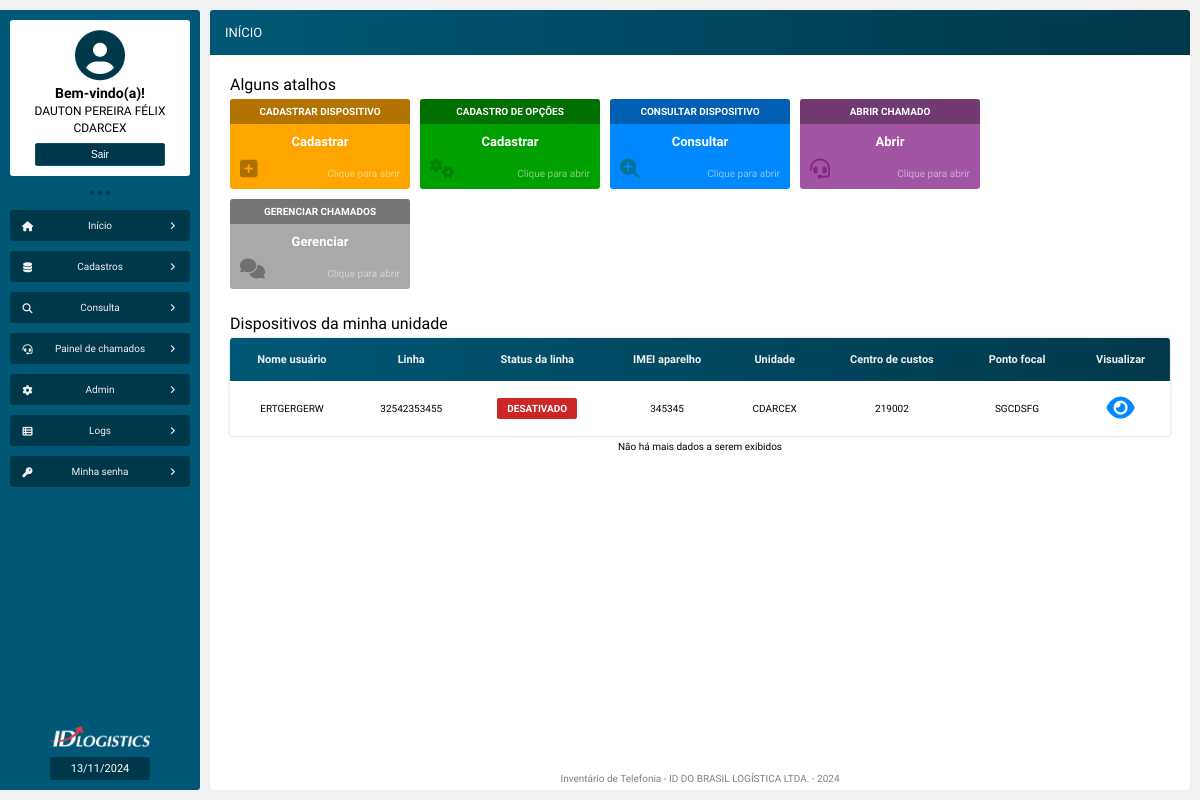
Before: /inicio.php (signed in) with the older database file.
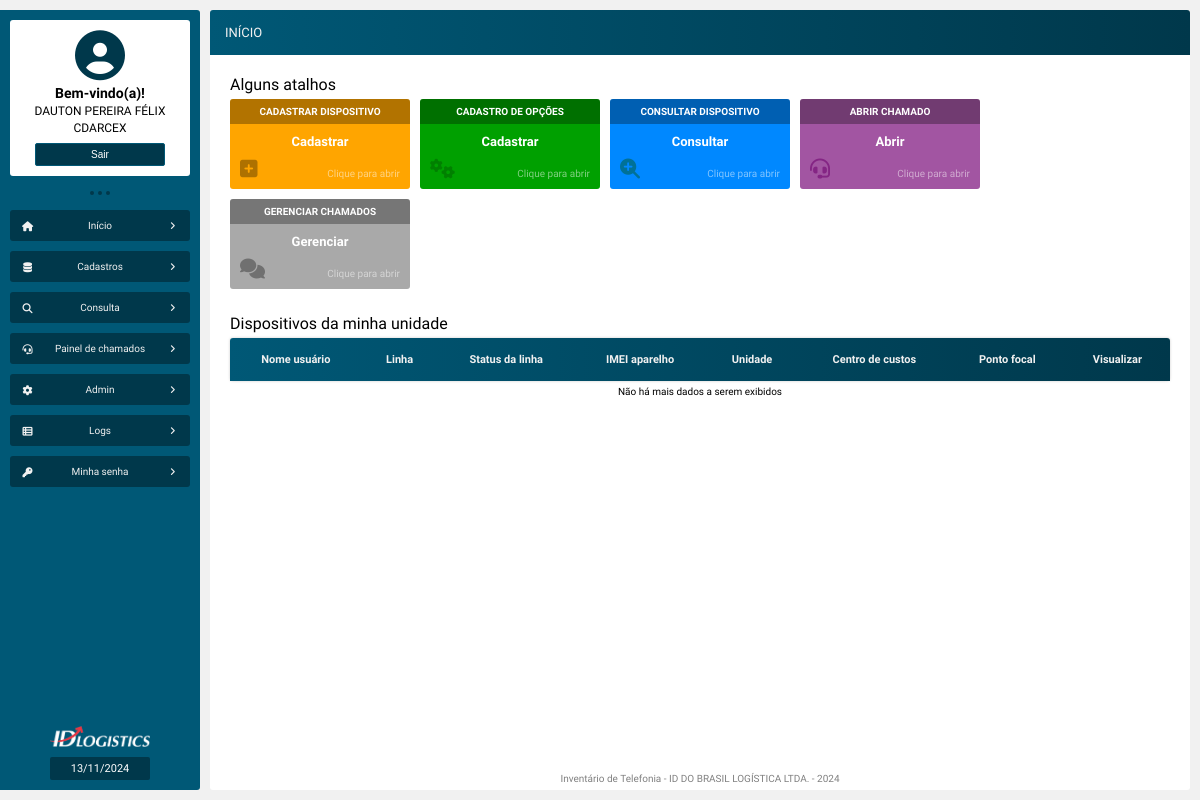
After: the same page with the newer database file.
### tables this page shows
CREATE TABLE `tb_dispositivos` (
  `id` int NOT NULL AUTO_INCREMENT,
  `possui_linha` varchar(45) DEFAULT NULL,
  `linha` varchar(100) DEFAULT NULL,
  `operadora` varchar(100) DEFAULT NULL,
  `servico` varchar(100) DEFAULT NULL,
  `perfil` varchar(100) DEFAULT NULL,
  `status` varchar(100) DEFAULT NULL,
  `data_ativacao` varchar(100) DEFAULT NULL,
  `sim_card` varchar(100) DEFAULT NULL,
  `possui_aparelho` varchar(45) DEFAULT NULL,
  `tipo_aparelho` varchar(45) DEFAULT NULL,
  `marca_aparelho` varchar(100) DEFAULT NULL,
  `modelo_aparelho` varchar(100) DEFAULT NULL,
  `imei_aparelho` varchar(100) DEFAULT NULL,
  `gestao_mdm` varchar(100) DEFAULT NULL,
  `unidade` varchar(100) DEFAULT NULL,
  `centro_custo` varchar(100) DEFAULT NULL,
  `uf` varchar(10) DEFAULT NULL,
  `canal` varchar(100) DEFAULT NULL,
  `ponto_focal` varchar(100) DEFAULT NULL,
  `gestor` varchar(100) DEFAULT NULL,
  `possui_usuario` varchar(45) DEFAULT NULL,
  `nome` varchar(100) DEFAULT NULL,
  `matricula` varchar(100) DEFAULT NULL,
  `email` varchar(100) DEFAULT NULL,
  `funcao` varchar(100) DEFAULT NULL,
  PRIMARY KEY (`id`),
  FULLTEXT KEY `linha` (`linha`,`operadora`,`servico`,`perfil`,`status`,`sim_card`,`marca_aparelho`,`modelo_aparelho`,`imei_aparelho`,`unidade`,`centro_custo`,`uf`,`ponto_focal`,`gestor`,`nome`,`matricula`),
  FULLTEXT KEY `busca` (`linha`,`operadora`,`status`,`tipo_aparelho`,`marca_aparelho`,`modelo_aparelho`,`imei_aparelho`,`unidade`,`centro_custo`,`canal`,`ponto_focal`,`gestor`,`nome`,`matricula`,`email`,`funcao`)
);

### src/model/Telefonia.php (called while the page is built, shortened)
<?php
class Telefonia
{
    private PDO $pdo;
    public function __construct(PDO $pdo)
    {
        $this->pdo = $pdo;
    }
    public function exibeDispositivosMinhaUnidade(): array
    {
        $sql = "SELECT * FROM tb_dispositivos WHERE unidade = :unidade_usuario";
        $stmt = $this->pdo->prepare($sql);
        $stmt->bindValue(':unidade_usuario', $_SESSION['unidade']);
        $stmt->execute();
        $resultado = $stmt->fetchAll(PDO::FETCH_ASSOC);
        return $resultado;
    }
}

### inicio.php (the view, shortened to what the changed rows need)
<?php
require_once "src/config/conexao_bd.php";
$dadoDispositivo = new Telefonia($pdo);
$exibeDispositivosMinhaUnidade = $dadoDispositivo->exibeDispositivosMinhaUnidade();
?>
<!DOCTYPE html>
<html>
<head>
    <?php
    require_once "src/views/layout/head.php";
    ?>
</head>
<body>
    <main class="corpo">
        <section class="principal">
            <article class="conteudo">
                <section class="conteudo-center">
                    <article class="conteudo-center-boxs">
                        <div class="conteudo-center-box-01">
                            <h1>Alguns atalhos</h1>
                        </div>
                        <div class="conteudo-center-box-02">
                            <h1>Dispositivos da minha unidade</h1>
                            <table>
                                <thead>
                                    <tr>
                                        <td>Nome usuário</td>
                                        <td>Linha</td>
                                        <td>Status da linha</td>
                                        <td>IMEI aparelho</td>
                                        <td>Unidade</td>
                                        <td>Centro de custos</td>
                                        <td>Ponto focal</td>
                                        <td>Visualizar</td>
                                    </tr>
                                </thead>
                                <tbody>
                                    <?php foreach($exibeDispositivosMinhaUnidade as $dadoDispositivo) : ?>
                                    <tr>
                                        <td><?= htmlentities($dadoDispositivo['nome']) ?></td>
                                        <td><?= htmlentities($dadoDispositivo['linha']) ?></td>
                                        <td id="Status"><p><?= htmlentities($dadoDispositivo['status']) ?></p></td>
                                        <td><?= htmlentities($dadoDispositivo['imei_aparelho']) ?></td>
                                        <td><?= htmlentities($dadoDispositivo['unidade']) ?></td>
                                        <td><?= htmlentities($dadoDispositivo['centro_custo']) ?></td>
                                        <td><?= htmlentities($dadoDispositivo['ponto_focal']) ?></td>
                                        <td>
                                            <a href="visualiza_dispositivo.php?id=<?= $dadoDispositivo['id'] ?>"><i class="fa-solid fa-eye"></i></a>
                                        </td>
                                    </tr>
                                    <?php endforeach ?>
                                </tbody>
                            </table>
                        </div>
                    </article>
                </section>
            </article>
        </section>
    </main>
</body>
</html>

Changed rows visible on the page:
removed tb_dispositivos: nome "ERTGERGERW", linha "32542353455", status "DESATIVADO", imei_aparelho "345345", unidade "CDARCEX", centro_custo "219002", ponto_focal "SGCDSFG"
